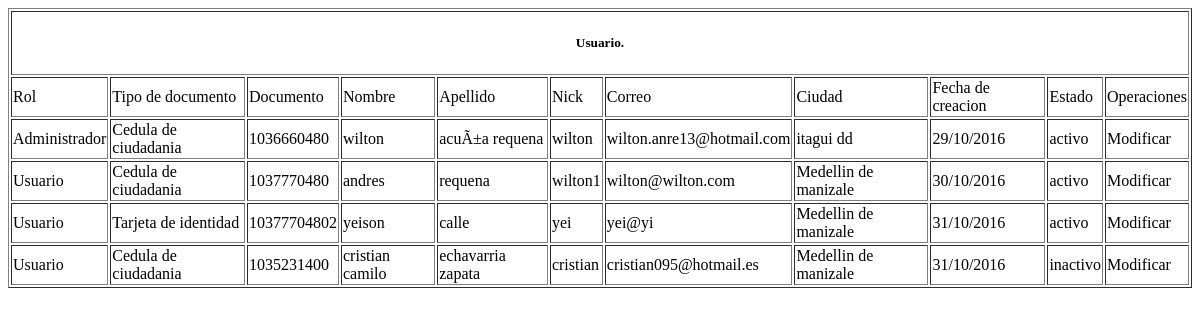
The app's page /Views/consultar_usuarios.php, older data.
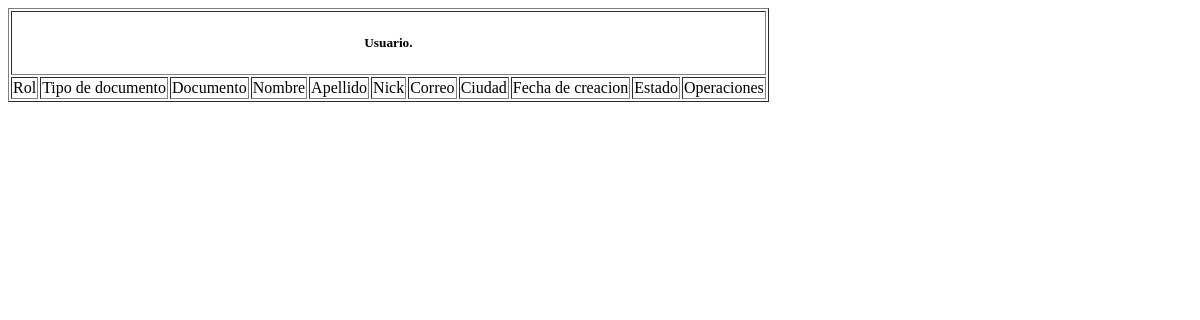
The same page, newer data.
### tables this page shows
CREATE TABLE `tbl_usuario` (
  `usu_cod` int(11) NOT NULL,
  `cod_rol` int(11) NOT NULL,
  `tipo_cod` int(11) NOT NULL,
  `usu_num_docum` varchar(20) NOT NULL,
  `usu_nom` varchar(80) NOT NULL,
  `usu_apell` varchar(80) NOT NULL,
  `usu_nick` varchar(50) NOT NULL,
  `usu_mail` varchar(100) NOT NULL,
  `usu_pass` varchar(250) NOT NULL,
  `usu_naci` varchar(10) NOT NULL,
  `photo` varchar(255) DEFAULT NULL,
  `usu_tel` int(11) NOT NULL,
  `usu_cel` int(11) NOT NULL,
  `ciu_cod` int(11) NOT NULL,
  `usu_dir` varchar(100) NOT NULL,
  `usu_esp_vive` varchar(250) DEFAULT NULL,
  `usu_fech` varchar(10) NOT NULL,
  `usu_estado` varchar(10) NOT NULL,
  `usu_keypass` varchar(50) NOT NULL,
  `usu_newpass` varchar(50) NOT NULL
);

CREATE TABLE `tbl_rol` (
  `cod_rol` int(11) NOT NULL,
  `nombre` varchar(15) NOT NULL
);

CREATE TABLE `tbl_tipodocumento` (
  `tipo_cod` int(11) NOT NULL,
  `tipo_documento` varchar(25) NOT NULL
);

CREATE TABLE `tbl_ciudad` (
  `ciu_cod` int(11) NOT NULL,
  `depar_cod` int(11) NOT NULL,
  `ciu_nom` varchar(70) NOT NULL
);

### Model/usuario.class.php (called while the page is built, shortened)
<?php
  class usuario{
  public static function mostrarusuario(){
    $pdo = ConexionBD::AbrirBD();
    $pdo->setAttribute(PDO::ATTR_ERRMODE,PDO::ERRMODE_EXCEPTION);
    $sql="select tbl_usuario.usu_cod, tbl_usuario.usu_num_docum, tbl_usuario.usu_nom, tbl_usuario.usu_apell, tbl_usuario.usu_nick,tbl_usuario.usu_mail, tbl_usuario.usu_pass, tbl_usuario.usu_naci, tbl_usuario.usu_tel, tbl_usuario.usu_cel, tbl_usuario.usu_dir,tbl_usuario.usu_fech, tbl_usuario.usu_estado, tbl_tipodocumento.tipo_documento, tbl_ciudad.ciu_nom, tbl_rol.nombre
            from tbl_usuario
            inner join tbl_tipodocumento
            on tbl_usuario.tipo_cod = tbl_tipodocumento.tipo_cod
            inner join tbl_ciudad
            on tbl_usuario.ciu_cod = tbl_ciudad.ciu_cod
            inner join tbl_rol
            on tbl_usuario.cod_rol = tbl_rol.cod_rol";
    $query= $pdo->prepare($sql);
    $query->execute();
    $result= $query->fetchALL(PDO::FETCH_BOTH);
    return $result;
  }
}
 ?>

### Views/consultar_usuarios.php (the view, shortened to what this page needs)
<?php
  require_once("../Model/usuario.class.php");
  $usuario = usuario::mostrarusuario();
 ?>
<!DOCTYPE html>
<html>
  <head>
  </head>
  <body>
    <div class="tablausuario">
      <section>
        <table border="1px">
          <thead>
            <th colspan="16"><center><h5>Usuario.</h5></center></th>
            <tr>
              <td>Rol</td>
              <td>Tipo de documento</td>
              <td>Documento</td>
              <td>Nombre</td>
              <td>Apellido</td>
              <td>Nick</td>
              <td>Correo</td>
              <td>Ciudad</td>
              <td>Fecha de creacion</td>
              <td>Estado</td>
              <td>Operaciones</td>
            </tr>
          </thead>
          <tbody>
               <?php foreach ($usuario as $bn): ?>
                 <tr>
                   <td><?php echo $bn['nombre']; ?></td>
                   <td><?php echo $bn['tipo_documento']; ?></td>
                   <td><?php echo $bn['usu_num_docum'];  ?></td>
                   <td><?php echo $bn['usu_nom'];        ?></td>
                   <td><?php echo $bn['usu_apell'];      ?></td>
                   <td><?php echo $bn['usu_nick'];       ?></td>
                   <td><?php echo $bn['usu_mail'];       ?></td>
                   <td><?php echo $bn['ciu_nom'];        ?></td>
                   <td><?php echo $bn['usu_fech'];       ?></td>
                   <td><?php echo $bn['usu_estado'];     ?></td>
                   <td>
                      <span style="cursor:pointer;" onclick="valida3(<?php echo $bn["usu_cod"]; ?>)">Modificar</span>
                   </td>
                 </tr>
              <?php endforeach ?>
          </tbody>
        </table>
      </section>
    </div>
  </body>
</html>

Row changes from the older to the newer data that the page shows:
removed tbl_usuario: cod_rol.nombre "Administrador", tipo_cod.tipo_documento "Cedula de ciudadania", usu_num_docum "1036660480", usu_nom "wilton", usu_apell "acuÃ±a requena", usu_nick "wilton", usu_mail "wilton.anre13@hotmail.com", ciu_cod.ciu_nom "itagui dd", usu_fech "29/10/2016", usu_estado "activo"
removed tbl_usuario: cod_rol.nombre "Usuario", tipo_cod.tipo_documento "Cedula de ciudadania", usu_num_docum "1037770480", usu_nom "andres", usu_apell "requena", usu_nick "wilton1", usu_mail "wilton@wilton.com", ciu_cod.ciu_nom "Medellin de manizale", usu_fech "30/10/2016", usu_estado "activo"
removed tbl_usuario: cod_rol.nombre "Usuario", tipo_cod.tipo_documento "Tarjeta de identidad", usu_num_docum "10377704802", usu_nom "yeison", usu_apell "calle", usu_nick "yei", usu_mail "yei@yi", ciu_cod.ciu_nom "Medellin de manizale", usu_fech "31/10/2016", usu_estado "activo"
removed tbl_usuario: cod_rol.nombre "Usuario", tipo_cod.tipo_documento "Cedula de ciudadania", usu_num_docum "1035231400", usu_nom "cristian camilo", usu_apell "echavarria zapata", usu_nick "cristian", usu_mail "cristian095@hotmail.es", ciu_cod.ciu_nom "Medellin de manizale", usu_fech "31/10/2016", usu_estado "inactivo"
